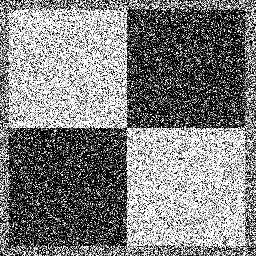
%> input picture HoughTransform/PS1-3-code/ps1-input0-noise.png, 256 x 256 px
$ octave ps1_3_code.m   (GNU Octave 9; MATLAB toolbox functions it lacks are replaced by stand-ins)
%> lines starting %> are read from the running program, lines starting %| are printed output that depends on the picture
clear all;
IM1 = imread('ps1-input0-noise.png');
%> IM1 is the input picture: size 256x256 uint8; min 0, max 255, mean 127.6
figure(1); % Figure 1 should be maximized
subplot(2,2,1);
imshow(IM1);
title('noised image');
%gaussian filter : http://stackoverflow.com/questions/2773606/gaussian-filter-in-matlab
%for i=20:5:60
G = fspecial('gaussian',30,3);
%# Filter it
Ig = imfilter(IM1,G,'same');
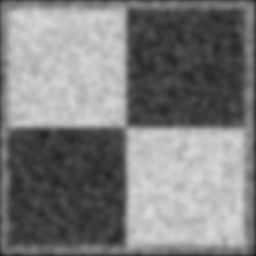
%> Ig: size 256x256 uint8; min 27, max 218, mean 125.2
%# Display
subplot(2,2,2);
imshow(Ig)
title('noised image filtered with a gaussian filter : size : 30*30, sigma=3');
BW = edge(Ig,'roberts');%,0.025);
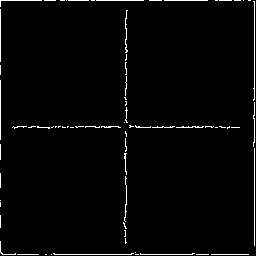
%> BW: size 256x256 logical; 2.1% white in thin lines or dots
subplot(2,2,4);
imshow(BW);
title('edge detection on the filtered image');

BW2 = edge(IM1,'canny',0.6);
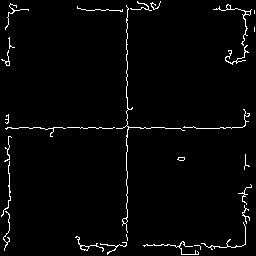
%> BW2: size 256x256 logical; 2.5% white in thin lines or dots
 subplot(2,2,3);
 imshow(BW2);
 title('edge detection on the original image');

%end
% I chose to keep sigma = 3 and size of filter 30

%% Hough transform on the filtered image
% Accumulator
[height,width] = size(BW);
%> height = 256; width = 256
hough_height = sqrt(height*height+width*width);
%> hough_height = 362
thetamax = 180;
threshold = 1;
%> (the run ends here)
